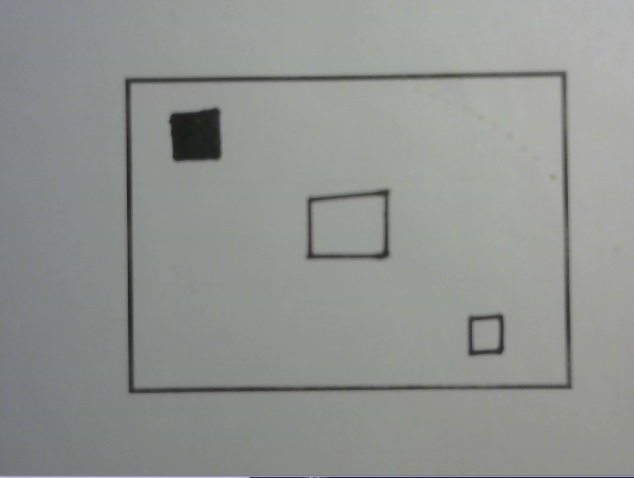
#> input picture board-00+11+22-1.PNG, 634 x 478 px, given in place of the camera
$ python app.py
#> lines starting #> are read from the running program, lines starting #| are printed output that depends on the picture; after the words box and inside, x2 and y2 are one past the last pixel; in counts of white or black regions, pixels touching at a corner belong together
import cv2
import time
import numpy as np
import imutils

video = cv2.VideoCapture(0)


images = []

maxImageCount = 10;
i = 0;

while True:
    check, frame = video.read()
#> frame is the input picture: shape (478, 634, 3); mean B, G, R 144.6, 147.7, 144.4


    if i < maxImageCount:
        images.append(frame);

    #avgImage =

    gray = cv2.cvtColor(frame, cv2.COLOR_BGR2GRAY)
    gray = cv2.bilateralFilter(gray,25,20,20)
    edged = cv2.Canny(gray,30, 200)
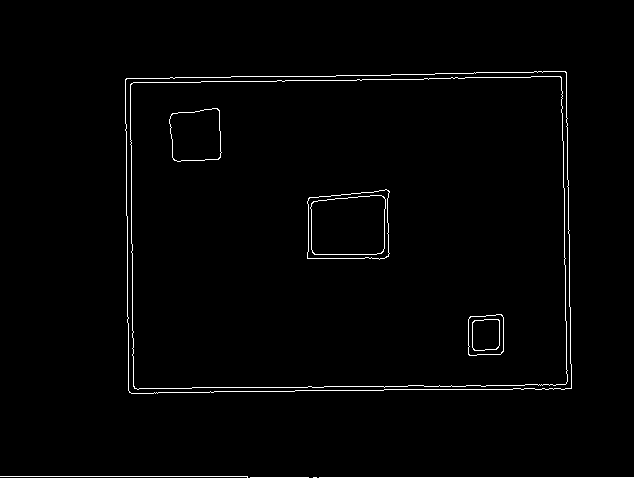
#> edged: shape (478, 634); 1.5% white in thin lines or dots, all inside (x1, y1, x2, y2) = (0, 71, 634, 478)


    #find all contours that are rectangles
    cnts = cv2.findContours(edged, cv2.RETR_TREE, cv2.CHAIN_APPROX_SIMPLE)
#> cnts = 18 contours, 4 with area under 20; largest, box (x1, y1, x2, y2) and area: (125, 71, 572, 394) 139264, (125, 71, 572, 394) 139260, (130, 76, 568, 390) 132722, (130, 76, 568, 390) 132718, (307, 189, 390, 260) 5122
    cnts = imutils.grab_contours(cnts)
    cnts = sorted(cnts, key=cv2.contourArea, reverse = True)[:1]
#> cnts = 1 contour; box (x1, y1, x2, y2) and area: (125, 71, 572, 394) 139264
    screenCnt = None


    for c in cnts:
        peri = cv2.arcLength(c, True)
        approx = cv2.approxPolyDP(c, 0.015*peri, True)

        if len(approx) == 4:

            screenCnt = approx
#> this loop made 1 pass
#> (peri, screenCnt) on pass 1: (1536.9, [[566, 72], [126, 78], [129, 392], [571, 388]])
            #cv2.drawContours(frame, [screenCnt], -1, (0, 255, 0), 3)


    cv2.imshow("Capturing", frame)

    key = cv2.waitKey(100)
#> (key q is pressed here)

    if key == ord('q'):
        break


video.release()

cv2.destroyAllWindows()

$ run again, on board-00+22-1.PNG
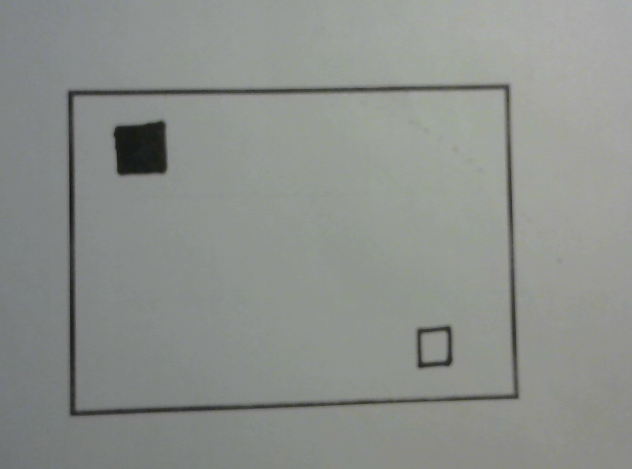
#> input picture board-00+22-1.PNG, 632 x 469 px, given in place of the camera
#> frame is the input picture: shape (469, 632, 3); mean B, G, R 139.6, 143.9, 140.3
#> `edged = cv2.Canny(gray,30, 200)`:
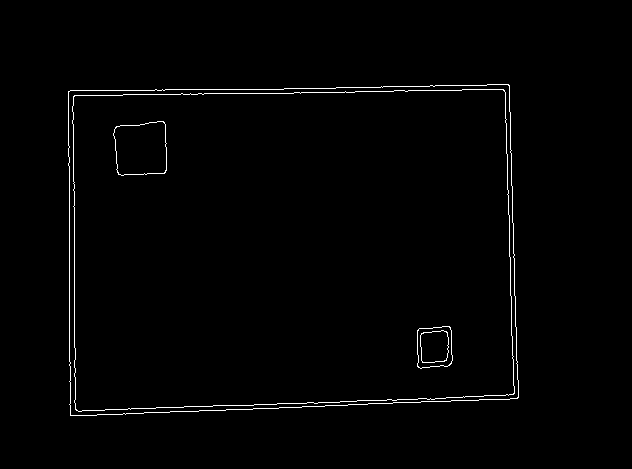
#> edged: shape (469, 632); 1.2% white in thin lines or dots, all inside (x1, y1, x2, y2) = (68, 84, 519, 416)
#> `cnts = cv2.findContours(edged, cv2.RETR_TREE, cv2.CHAIN_APPROX_SIMPLE)`: cnts = 10 contours; largest, box (x1, y1, x2, y2) and area: (68, 84, 519, 416) 141710, (68, 84, 519, 416) 141706, (72, 89, 515, 412) 135214, (72, 89, 515, 412) 135208, (113, 121, 167, 176) 2500
#> `cnts = sorted(cnts, key=cv2.contourArea, reverse = True)[:1]`: cnts = 1 contour; box (x1, y1, x2, y2) and area: (68, 84, 519, 416) 141710
#> the loop `for c in cnts:` made 1 pass
#> (peri, screenCnt) on pass 1: (1551.1, [[509, 85], [68, 91], [70, 415], [517, 398]])

$ run again, on board-00-1.PNG
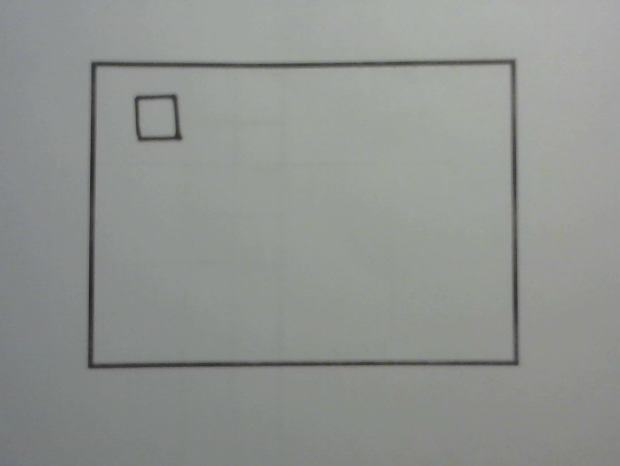
#> input picture board-00-1.PNG, 620 x 466 px, given in place of the camera
#> frame is the input picture: shape (466, 620, 3); mean B, G, R 144, 147.7, 144.1
#> `edged = cv2.Canny(gray,30, 200)`:
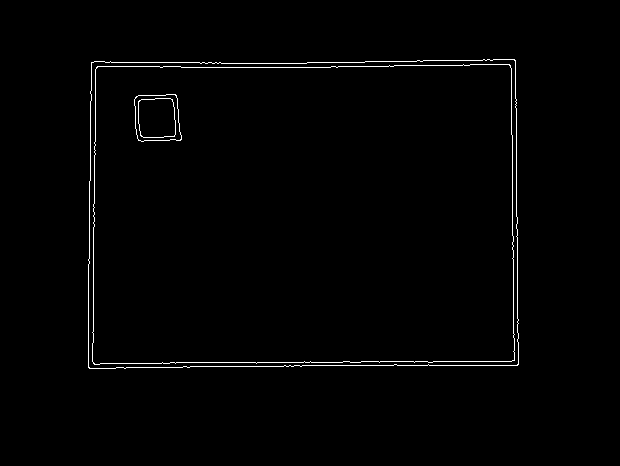
#> edged: shape (466, 620); 1.1% white in thin lines or dots, all inside (x1, y1, x2, y2) = (88, 59, 519, 369)
#> `cnts = cv2.findContours(edged, cv2.RETR_TREE, cv2.CHAIN_APPROX_SIMPLE)`: cnts = 8 contours; box (x1, y1, x2, y2) and area: (88, 59, 519, 369) 129980, (88, 59, 519, 369) 129974, (92, 64, 515, 365) 123814, (92, 64, 515, 365) 123809, (134, 94, 182, 142) 1942, (134, 94, 182, 142) 1938, (138, 98, 176, 138) 1352, (138, 98, 176, 138) 1348
#> `cnts = sorted(cnts, key=cv2.contourArea, reverse = True)[:1]`: cnts = 1 contour; box (x1, y1, x2, y2) and area: (88, 59, 519, 369) 129980
#> the loop `for c in cnts:` made 1 pass
#> (peri, screenCnt) on pass 1: (1491.6, [[515, 60], [91, 62], [88, 367], [517, 365]])
